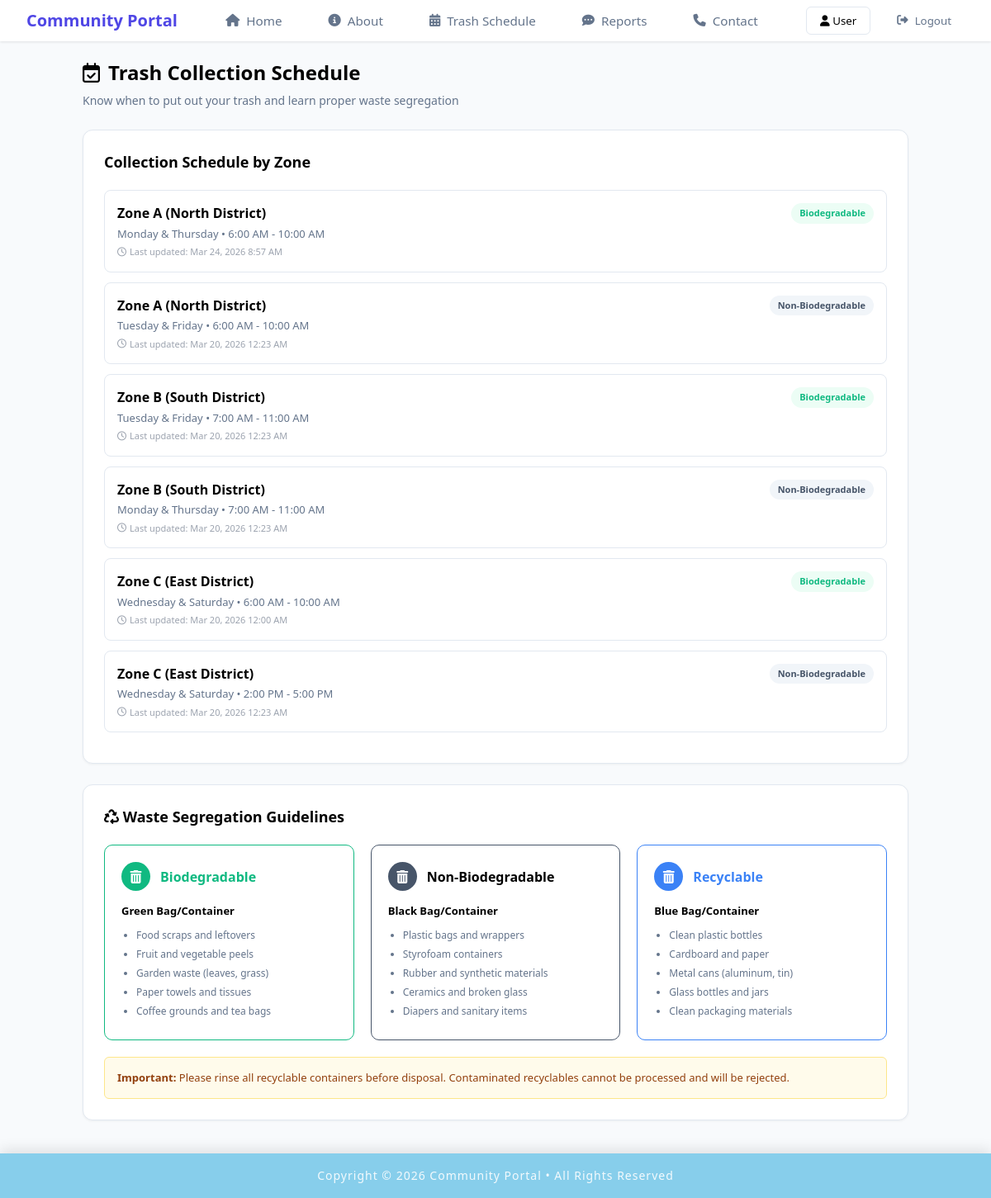
Page /member/member_trashschedule.php on the committed database.
### tables this page shows
CREATE TABLE `trash_schedule` (
  `id` int NOT NULL AUTO_INCREMENT,
  `zone` varchar(100) NOT NULL,
  `days` varchar(100) NOT NULL,
  `time` varchar(100) NOT NULL,
  `waste_type` varchar(50) NOT NULL,
  `last_updated` timestamp NULL DEFAULT CURRENT_TIMESTAMP ON UPDATE CURRENT_TIMESTAMP,
  `admin_id` int DEFAULT NULL,
  PRIMARY KEY (`id`)
);

### member/member_trashschedule.php (the view, shortened to what this page needs)
<?php
include "../includes/member_header.php";
include "../includes/db_conn.php";
$stmt = $pdo->query("SELECT * FROM trash_schedule ORDER BY zone, waste_type");
$schedules = $stmt->fetchAll();
$guidelines = [
    [
        'title' => 'Biodegradable',
        'color' => 'green',
        'bag'   => 'Green Bag/Container',
        'items' => ['Food scraps and leftovers','Fruit and vegetable peels','Garden waste (leaves, grass)','Paper towels and tissues','Coffee grounds and tea bags']
    ],
    [
        'title' => 'Non-Biodegradable',
        'color' => 'black',
        'bag'   => 'Black Bag/Container',
        'items' => ['Plastic bags and wrappers','Styrofoam containers','Rubber and synthetic materials','Ceramics and broken glass','Diapers and sanitary items']
    ],
    [
        'title' => 'Recyclable',
        'color' => 'blue',
        'bag'   => 'Blue Bag/Container',
        'items' => ['Clean plastic bottles','Cardboard and paper','Metal cans (aluminum, tin)','Glass bottles and jars','Clean packaging materials']
    ]
];
?>
<!DOCTYPE html>
<html lang="en">
<head>
    <link rel="stylesheet" href="https://cdnjs.cloudflare.com/ajax/libs/font-awesome/6.5.0/css/all.min.css">
    <link rel="stylesheet" href="../css/member_trashschedule.css">
</head>
<body>
<div class="container">
    <header>
        <h1><i class="fa-regular fa-calendar-check"></i> Trash Collection Schedule</h1>
        <p>Know when to put out your trash and learn proper waste segregation</p>
    </header>
    <section class="card-section">
        <h2>Collection Schedule by Zone</h2>
        <?php if (count($schedules) === 0): ?>
        <div class="empty-hint">
            <p>No schedules available yet. Please check back later.</p>
        </div>
        <?php else: ?>
        <div class="schedule-grid">
            <?php foreach ($schedules as $row): ?>
            <div class="schedule-item">
                <div class="schedule-header">
                    <div class="sched-left">
                        <strong><?= htmlspecialchars($row['zone']) ?></strong>
                        <span class="badge <?= $row['waste_type'] === 'Biodegradable' ? 'bio' : 'non-bio' ?>">
                            <?= htmlspecialchars($row['waste_type']) ?>
                        </span>
                    </div>
                </div>
                <div class="schedule-details">
                    <?= htmlspecialchars($row['days']) ?> • <?= htmlspecialchars($row['time']) ?>
                </div>
                <div class="last-updated">
                    <i class="fa-regular fa-clock"></i>
                    Last updated: <?= date("M j, Y g:i A", strtotime($row['last_updated'])) ?>
                </div>
            </div>
            <?php endforeach; ?>
        </div>
        <?php endif; ?>
    </section>
    <section class="card-section">
        <h2><i class="fa-solid fa-recycle"></i> Waste Segregation Guidelines</h2>
        <div class="guidelines-grid">
            <?php foreach ($guidelines as $guide): ?>
            <div class="guide-card <?= $guide['color'] ?>">
                <div class="guide-header">
                    <div class="icon-circle">
                        <i class="fa-solid fa-trash-can"></i>
                    </div>
                    <h3><?= $guide['title'] ?></h3>
                </div>
                <div class="guide-content">
                    <p class="bag-type"><strong><?= $guide['bag'] ?></strong></p>
                    <ul>
                        <?php foreach ($guide['items'] as $li): ?>
                        <li><?= $li ?></li>
                        <?php endforeach; ?>
                    </ul>
                </div>
            </div>
            <?php endforeach; ?>
        </div>
        <div class="important-note">
            <strong>Important:</strong> Please rinse all recyclable containers before disposal.
            Contaminated recyclables cannot be processed and will be rejected.
        </div>
    </section>
</div>
<?php include "../includes/footer.php"; ?>
</body>
</html>

### css/header.css (style rules this page uses)
* { margin: 0; padding: 0; box-sizing: border-box; font-family: 'Segoe UI', Tahoma, Geneva, Verdana, sans-serif; }
body { background-color: #f8fafc; color: #334155; }

### css/member_trashschedule.css (style rules this page uses)
:root { --bg-color: #f8fafc; --border-color: #e2e8f0; --text-main: #000000; --text-muted: #64748b; --green-primary: #10b981; --green-bg: #ecfdf5; --blue-primary: #3b82f6; --blue-bg: #eff6ff; --black-primary: #475569; --black-bg: #f1f5f9; }
html, body { height: 100%; margin: 0; padding: 0; }
body { font-family: 'Segoe UI', Tahoma, Geneva, Verdana, sans-serif; background-color: var(--bg-color); color: var(--text-main); line-height: 1.5; padding-top: 30px; }
.container { width: 100%; max-width: 1000px; margin: 40px auto; }
header h1 { color: #000000; font-size: 24px; display: flex; align-items: center; gap: 10px; margin-bottom: 5px; }
header p { color: var(--text-muted); margin-top: 0; font-size: 14px; }
.card-section { background: white; border: 1px solid var(--border-color); border-radius: 12px; padding: 25px; margin-top: 25px; box-shadow: 0 1px 3px rgba(0,0,0,0.05); }
.card-section h2 { font-size: 18px; margin-bottom: 20px; }
.schedule-item { border: 1px solid var(--border-color); border-radius: 8px; padding: 15px; margin-bottom: 12px; }
.schedule-header { display: flex; justify-content: space-between; align-items: center; margin-bottom: 3px; }
.sched-left { display: flex; justify-content: space-between; align-items: center; width: 100%; }
.sched-left strong { flex: 1; }
.schedule-details { color: var(--text-muted); font-size: 13px; }
.last-updated { font-size: 11px; color: #9ca3af; margin-top: 4px; display: flex; align-items: center; gap: 4px; }
.last-updated i { font-size: 11px; color: #9ca3af; }
.badge { font-size: 11px; padding: 4px 10px; border-radius: 20px; font-weight: 600; }
.badge.bio { background: var(--green-bg); color: var(--green-primary); }
.badge.non-bio { background: var(--black-bg); color: var(--black-primary); }
.guidelines-grid { display: grid; grid-template-columns: repeat(auto-fit, minmax(250px, 1fr)); gap: 20px; margin-bottom: 20px; }
.guide-card { border: 1px solid var(--border-color); border-radius: 10px; padding: 20px; }
.guide-header { display: flex; align-items: center; gap: 12px; margin-bottom: 15px; }
.icon-circle { width: 35px; height: 35px; border-radius: 50%; display: flex; align-items: center; justify-content: center; color: white; }
.guide-card h3 { font-size: 16px; margin: 0; }
.guide-card.green { border-color: var(--green-primary); }
.guide-card.green .icon-circle { background: var(--green-primary); }
.guide-card.green h3 { color: var(--green-primary); }
.guide-card.black { border-color: var(--black-primary); }
.guide-card.black .icon-circle { background: var(--black-primary); }
.guide-card.blue { border-color: var(--blue-primary); }
.guide-card.blue .icon-circle { background: var(--blue-primary); }
.guide-card.blue h3 { color: var(--blue-primary); }
.guide-content ul { padding-left: 18px; margin: 0; }
.guide-content li { font-size: 12px; color: var(--text-muted); margin-bottom: 5px; }
.bag-type { font-size: 13px; margin-bottom: 10px; }
.important-note { background: #fffbeb; border: 1px solid #fde68a; padding: 15px; border-radius: 6px; font-size: 13px; color: #92400e; }

### rows in the picture
trash_schedule: zone "Zone A (North District)", waste_type "Biodegradable", days "Monday & Thursday", time "6:00 AM - 10:00 AM", last_updated "Mar 24, 2026 8:57 AM"
trash_schedule: zone "Zone A (North District)", waste_type "Non-Biodegradable", days "Tuesday & Friday", time "6:00 AM - 10:00 AM", last_updated "Mar 20, 2026 12:23 AM"
trash_schedule: zone "Zone B (South District)", waste_type "Biodegradable", days "Tuesday & Friday", time "7:00 AM - 11:00 AM", last_updated "Mar 20, 2026 12:23 AM"
trash_schedule: zone "Zone B (South District)", waste_type "Non-Biodegradable", days "Monday & Thursday", time "7:00 AM - 11:00 AM", last_updated "Mar 20, 2026 12:23 AM"
trash_schedule: zone "Zone C (East District)", waste_type "Biodegradable", days "Wednesday & Saturday", time "6:00 AM - 10:00 AM", last_updated "Mar 20, 2026 12:00 AM"
trash_schedule: zone "Zone C (East District)", waste_type "Non-Biodegradable", days "Wednesday & Saturday", time "2:00 PM - 5:00 PM", last_updated "Mar 20, 2026 12:23 AM"

### other values in the picture
$guide['title'] "Biodegradable"
$guide['bag'] "Green Bag/Container"
$li "Food scraps and leftovers"
$li "Fruit and vegetable peels"
$li "Garden waste (leaves, grass)"
$li "Paper towels and tissues"
$li "Coffee grounds and tea bags"
$guide['title'] "Non-Biodegradable"
$guide['bag'] "Black Bag/Container"
$li "Plastic bags and wrappers"
$li "Styrofoam containers"
$li "Rubber and synthetic materials"
$li "Ceramics and broken glass"
$li "Diapers and sanitary items"
$guide['title'] "Recyclable"
